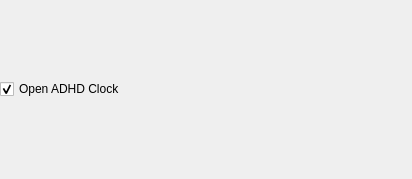
<?xml version="1.0" encoding="UTF-8"?>
<ui version="4.0">
 <class>ReadMeCheckBoxForm</class>
 <widget class="QWidget" name="ReadMeCheckBoxForm">
  <property name="geometry">
   <rect>
    <x>0</x>
    <y>0</y>
    <width>412</width>
    <height>179</height>
   </rect>
  </property>
  <layout class="QVBoxLayout" name="verticalLayout">
   <property name="margin">
    <number>0</number>
   </property>
   <item>
    <widget class="QCheckBox" name="readMeCheckBox">
     <property name="text">
      <string>Open ADHD Clock</string>
     </property>
     <property name="checked">
      <bool>true</bool>
     </property>
     <property name="tristate">
      <bool>false</bool>
     </property>
    </widget>
   </item>
  </layout>
 </widget>
 <resources/>
 <connections/>
</ui>
